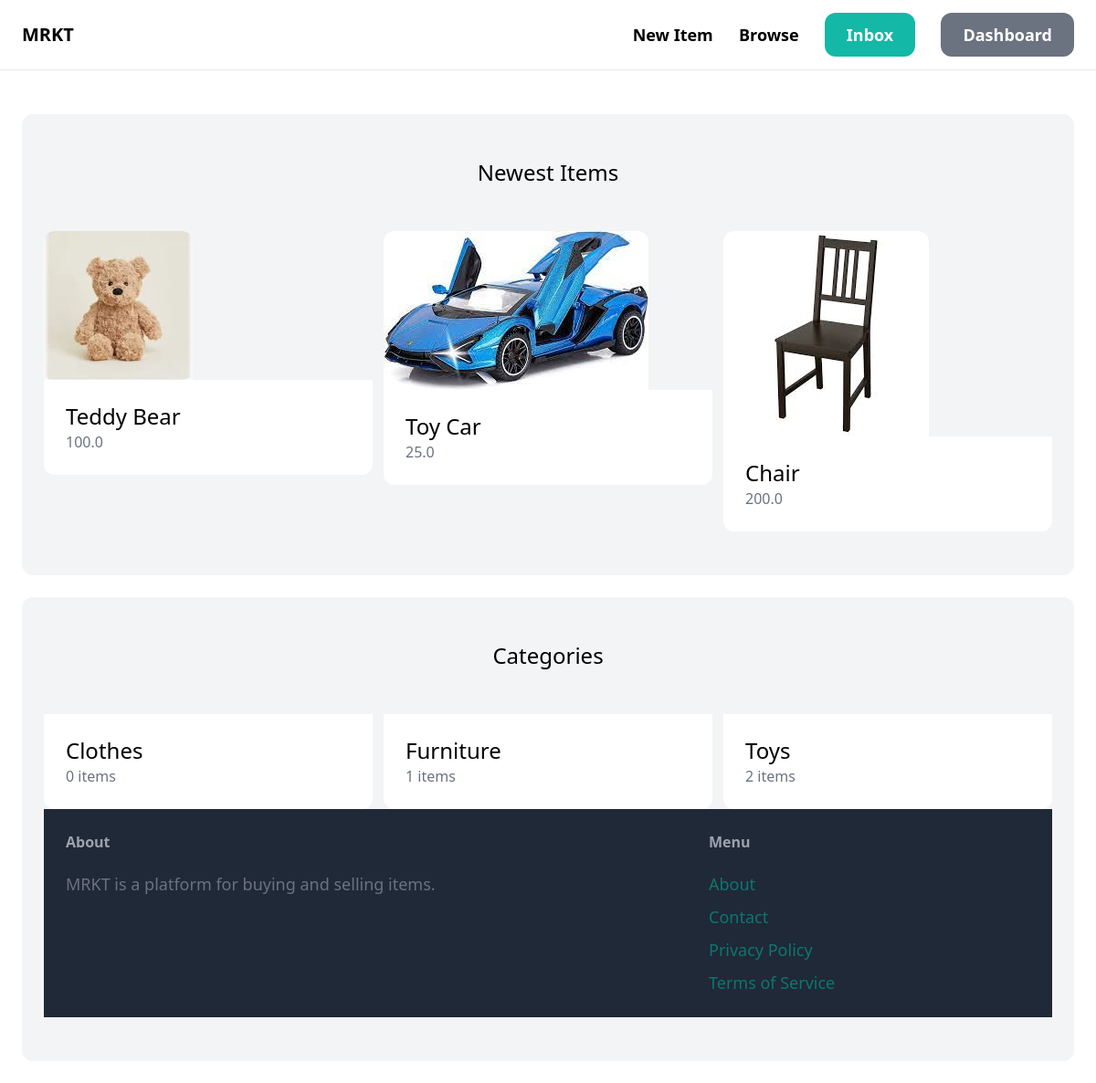
The app's page / (signed in) with its own data.
### item/models.py (models this page shows, shortened)
class Item (models.Model):
    category = models.ForeignKey(Category, related_name='items', on_delete = models.CASCADE)
    name = models.CharField(max_length=255)
    description = models.TextField(blank = True, null = True)
    price = models.FloatField()
    image = models.ImageField(upload_to = 'item_images', blank = True, null = True)
    is_sold = models.BooleanField(default = False)
    created_at = models.DateTimeField(auto_now_add = True)
    created_by = models.ForeignKey(User, related_name='items', on_delete = models.CASCADE)

class Category(models.Model):
    name = models.CharField(max_length=255)
    class Meta:
        ordering = ['name',]
        verbose_name_plural = 'Categories'

### core/views.py (the view)
# urls.py: path('', views.index, name='index'),
def index(request):
    items = Item.objects.filter(is_sold = False)[0:6]
    Categories = Category.objects.all()
    return render(request, 'core/index.html', {
        'items': items,
        'categories': Categories
    })

### core/templates/core/index.html (shortened to what this page needs)
{% extends "core/base.html" %}
{% block content %}
    <div class="mt-6 px-6 py-12 bg-gray-100 rounded-xl">
        <h2 class="mb-12 text-2xl text-2xl text-center">Newest Items</h2>
        <div class="grid grid-cols-3 gap-3">
            {% for item in items %}
                <div>
                    <a href="{% url 'item:detail' item.id %}">
                        <div>
                            <img src="{{ item.image.url }}" class="rounded-t-xl">
                        </div>
                        <div class="p-6 bg-white rounded-b-xl">
                            <h2 class="text-2xl">{{ item.name }}</h2>
                            <p class="text-gray-500">{{ item.price }}</p>
                        </div>
                    </a>
                </div>
            {% endfor %}
        </div>
    </div>
    <div class="mt-6 px-6 py-12 bg-gray-100 rounded-xl">
        <h2 class="mb-12 text-2xl text-2xl text-center">Categories</h2>
        <div class="grid grid-cols-3 gap-3">
            {% for category in categories %}
                <div>
                    <a href="#">
                        <div class="p-6 bg-white rounded-b-xl">
                            <h2 class="text-2xl">{{ category.name }}</h2>
                            <p class="text-gray-500">{{ category.items.count }} items</p>
                        </div>
                    </a>
                </div>
            {% endfor %}
{% endblock %}

### records on screen
Item: image (picture), name "Teddy Bear", price "100.0"
Item: image (picture), name "Toy Car", price "25.0"
Item: image (picture), name "Chair", price "200.0"
Category: name "Clothes", items.count "0"
Category: name "Furniture", items.count "1"
Category: name "Toys", items.count "2"
